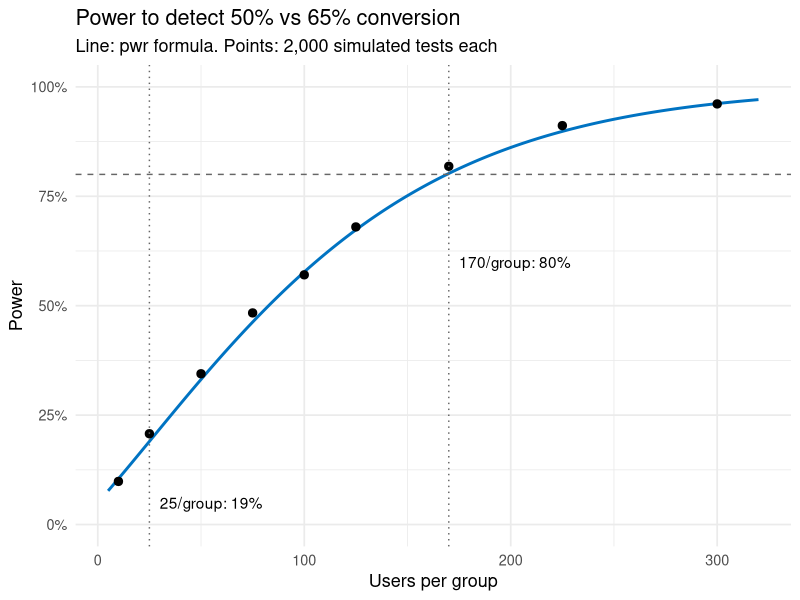
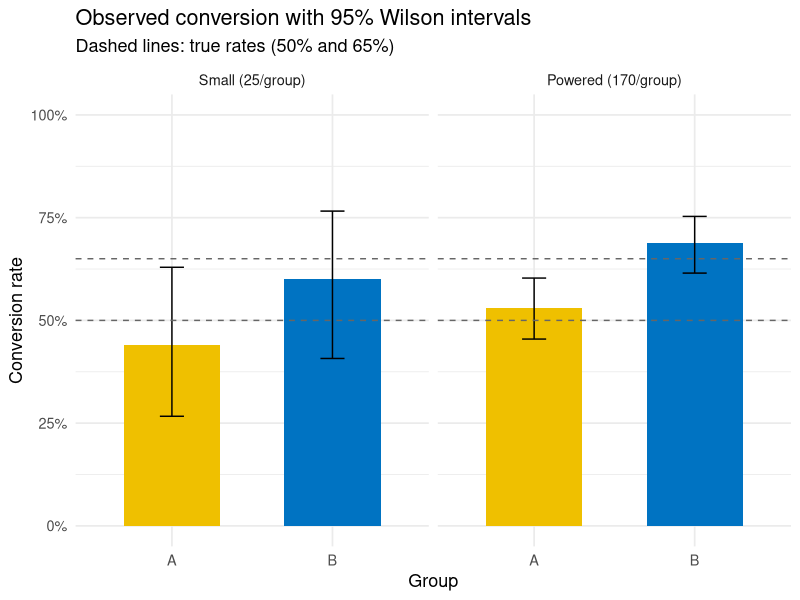
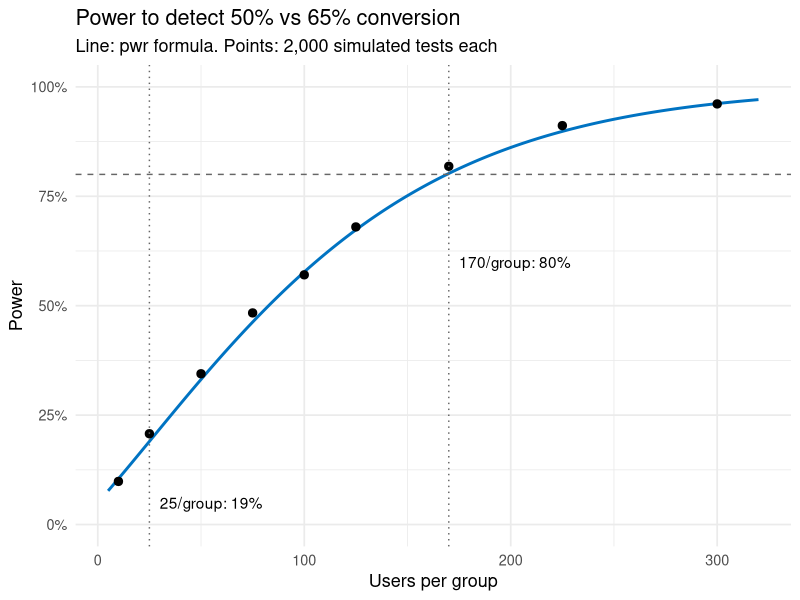
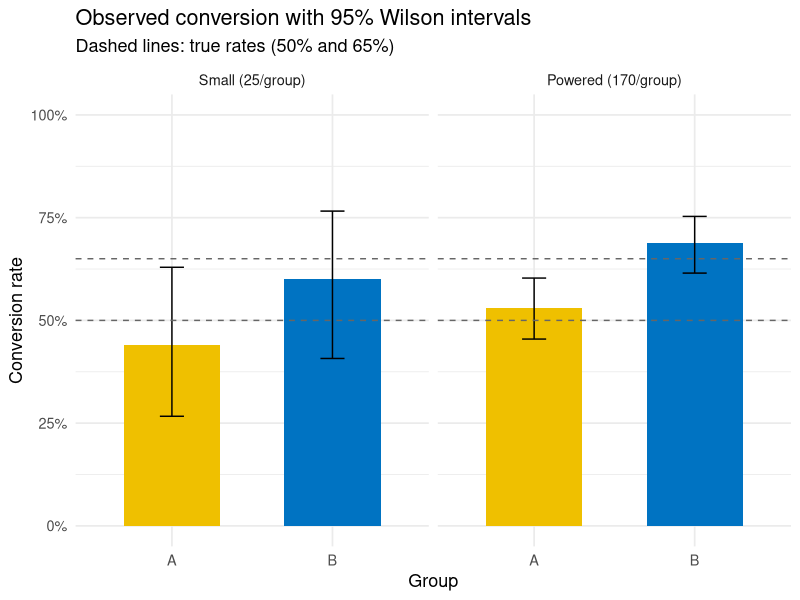

The R script that drew these images, in order:
## ---- chunk 1
knitr::opts_chunk$set(echo = TRUE, warning = FALSE, message = FALSE,
                      fig.width = 7, fig.height = 4.2)
library(pwr)
library(dplyr)
library(tidyr)
library(ggplot2)
library(knitr)

set.seed(2025)  # every number in this report is reproducible
dir.create("figures", showWarnings = FALSE)
## ---- chunk 2
alpha <- 0.05
p_A <- 0.50
p_B <- 0.65
h <- ES.h(p_B, p_A)

# Planned small test: 50 users in total, 25 per group
n_small_per_group <- 25
power_small <- pwr.2p.test(h = h, n = n_small_per_group, sig.level = alpha)$power

# Sample size for 80% power. pwr.2p.test returns n PER GROUP; round up.
design_80 <- pwr.2p.test(h = h, power = 0.80, sig.level = alpha)
n_large_per_group <- ceiling(design_80$n)

data.frame(
  quantity = c("Cohen's h", "Power with 25 per group",
               "n per group for 80% power (exact)", "n per group (rounded up)", "Total users"),
  value = c(round(h, 3), round(power_small, 3), round(design_80$n, 1),
            n_large_per_group, 2 * n_large_per_group)
) %>% kable()
## ---- chunk 3
n_sims <- 2000
sim_once <- function(n) {
  x <- c(rbinom(1, n, p_A), rbinom(1, n, p_B))
  test <- prop.test(x, c(n, n), correct = FALSE)
  c(p = test$p.value, diff = (x[2] - x[1]) / n)
}

grid <- c(10, 25, 50, 75, 100, 125, 170, 225, 300)
mc <- lapply(grid, function(n) {
  r <- replicate(n_sims, sim_once(n))
  data.frame(n_per_group = n, p = r["p", ], diff = r["diff", ])
}) %>% bind_rows()

mc_power <- mc %>%
  group_by(n_per_group) %>%
  summarise(simulated_power = mean(p < alpha), .groups = "drop") %>%
  mutate(analytic_power = sapply(n_per_group, function(n)
           pwr.2p.test(h = h, n = n, sig.level = alpha)$power))

kable(mc_power, digits = 3,
      caption = "Power: pwr formula vs share of 2,000 simulated tests with p < 0.05")
## ---- chunk 4
curve_df <- data.frame(n_per_group = 5:320) %>%
  mutate(power = sapply(n_per_group, function(n)
           pwr.2p.test(h = h, n = n, sig.level = alpha)$power))

p_curve <- ggplot(curve_df, aes(n_per_group, power)) +
  geom_line(colour = "#0073C2", linewidth = 1) +
  geom_point(data = mc_power, aes(y = simulated_power), size = 2.5) +
  geom_hline(yintercept = 0.8, linetype = "dashed", colour = "grey40") +
  geom_vline(xintercept = c(n_small_per_group, n_large_per_group),
             linetype = "dotted", colour = "grey40") +
  annotate("text", x = n_small_per_group + 5, y = 0.05, hjust = 0,
           label = sprintf("25/group: %.0f%%", 100 * power_small)) +
  annotate("text", x = n_large_per_group + 5, y = 0.6, hjust = 0,
           label = sprintf("%d/group: 80%%", n_large_per_group)) +
  scale_y_continuous(labels = scales::percent, limits = c(0, 1)) +
  labs(title = "Power to detect 50% vs 65% conversion",
       subtitle = "Line: pwr formula. Points: 2,000 simulated tests each",
       x = "Users per group", y = "Power") +
  theme_minimal(base_size = 13)
p_curve
ggsave("figures/power_curve.png", p_curve, width = 7, height = 4.2, dpi = 120)
## ---- chunk 5
run_experiment <- function(n_per_group, label) {
  conv <- data.frame(
    group = rep(c("A", "B"), each = n_per_group),
    conversion = c(rbinom(n_per_group, 1, p_A), rbinom(n_per_group, 1, p_B))
  )
  x <- tapply(conv$conversion, conv$group, sum)
  test <- prop.test(x[c("B", "A")], c(n_per_group, n_per_group), correct = FALSE)
  list(
    data = mutate(conv, design = label),
    row = data.frame(
      Design = label,
      Users_per_group = n_per_group,
      Conv_A = x[["A"]] / n_per_group,
      Conv_B = x[["B"]] / n_per_group,
      Lift_B_minus_A = unname(test$estimate[1] - test$estimate[2]),
      CI_low = test$conf.int[1],
      CI_high = test$conf.int[2],
      p_value = test$p.value,
      Planned_power = pwr.2p.test(h = h, n = n_per_group, sig.level = alpha)$power
    )
  )
}

small <- run_experiment(n_small_per_group, "Small (25/group)")
large <- run_experiment(n_large_per_group, sprintf("Powered (%d/group)", n_large_per_group))
summary_df <- bind_rows(small$row, large$row)
kable(summary_df, digits = 3, row.names = FALSE,
      caption = "One simulated experiment per design (true lift = 0.15)")
## ---- chunk 6
plot_df <- bind_rows(small$data, large$data) %>%
  group_by(design, group) %>%
  summarise(x = sum(conversion), n = n(), .groups = "drop") %>%
  rowwise() %>%
  mutate(rate = x / n,
         lo = prop.test(x, n, correct = FALSE)$conf.int[1],
         hi = prop.test(x, n, correct = FALSE)$conf.int[2]) %>%
  ungroup() %>%
  mutate(design = factor(design, levels = c(small$row$Design, large$row$Design)))

p_bars <- ggplot(plot_df, aes(group, rate, fill = group)) +
  geom_col(width = 0.6) +
  geom_errorbar(aes(ymin = lo, ymax = hi), width = 0.15) +
  geom_hline(yintercept = c(p_A, p_B), linetype = "dashed", colour = "grey40") +
  facet_wrap(~ design) +
  scale_fill_manual(values = c(A = "#EFC000", B = "#0073C2"), guide = "none") +
  scale_y_continuous(labels = scales::percent, limits = c(0, 1)) +
  labs(title = "Observed conversion with 95% Wilson intervals",
       subtitle = "Dashed lines: true rates (50% and 65%)",
       x = "Group", y = "Conversion rate") +
  theme_minimal(base_size = 13)
p_bars
ggsave("figures/conversion_by_design.png", p_bars, width = 7, height = 4.2, dpi = 120)
## ---- chunk 7
curse <- mc %>%
  filter(n_per_group %in% c(10, 25, 170)) %>%
  group_by(n_per_group) %>%
  summarise(
    share_significant = mean(p < alpha),
    mean_lift_all = mean(diff),
    mean_lift_if_significant = mean(diff[p < alpha]),
    exaggeration_ratio = mean(abs(diff[p < alpha])) / (p_B - p_A),
    .groups = "drop"
  )
kable(curse, digits = 3,
      caption = "True lift is 0.15. Averages over 2,000 simulated tests per row.")
